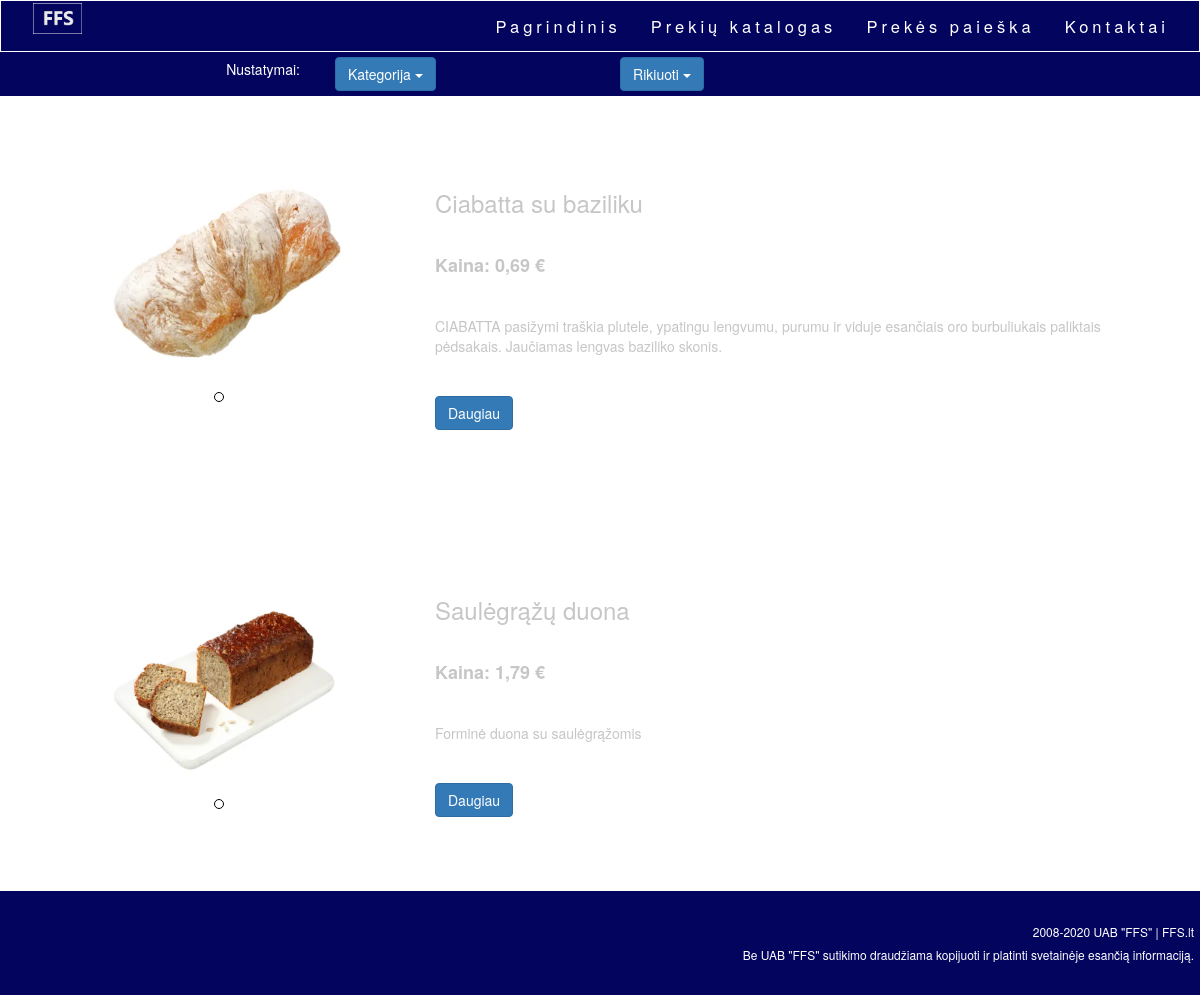
The app's page /kategorijos.php?kategorija=2 with its own data.
### tables this page shows
CREATE TABLE `produktas` (
  `Product_ID` int(11) NOT NULL,
  `Product_Price` char(20) NOT NULL,
  `Product_Name` varchar(45) NOT NULL,
  `Product_Desc` varchar(250) NOT NULL,
  `Product_Rating` int(5) NOT NULL,
  `Product_Photo` varchar(128) NOT NULL,
  `Shop_Name` varchar(20) NOT NULL,
  `Shop_Place` varchar(150) NOT NULL,
  `cat_ID` int(11) NOT NULL
);

### kategorijos.php (the view, shortened to what this page needs)
<?php
    include 'db.php';
?>
<!DOCTYPE html>
<html lang="en" xmlns="http://www.w3.org/1999/xhtml">
<head>
    <link rel="stylesheet" href="puslapio_css.css">
</head>
<body>
    <nav class="navbar">
        <div class="container-fluid">
            <div class="col-lg-2">
                <div class="navbar-header">
                    <a href ="index.php">
                    <img class="logo_pagrindinis" src="psi_darbo_logo.png" />
                    </a>
                </div>
            </div>
            <div class="col-lg-10 topnav">
                <ul class="nav navbar-nav navbar-right">
                    <li><a href="index.php">Pagrindinis</a></li>
                    <li><a href="prekiu_katalogas.php">Prekių katalogas</a></li>
                    <li><a href="prekes_paieska.php">Prekės paieška</a></li>
                    <li><a href="kontaktai.php">Kontaktai</a></li>
                </ul>
            </div>
        </div>
    </nav>
    <div class="container-fluid nustatymai">
        <div class="container container-center">
            <div class="col-lg-3 text-right">
                <h5>Nustatymai:</h5>
            </div>
            <div class="col-lg-3">
                <div class="dropdown">
                    <button class="btn btn-primary dropdown-toggle" type="button" data-toggle="dropdown">
                        Kategorija
                        <span class="caret"></span>
                    </button>
                </div>
            </div>
            <div class="col-lg-3">
                <div class="dropdown">
                    <button class="btn btn-primary dropdown-toggle" type="button" data-toggle="dropdown">
                        Rikiuoti
                        <span class="caret"></span>
                    </button>
                </div>
            </div>
        </div>
    </div>
    <div class="container">
    <?php
        $title = mysqli_real_escape_string($conn, $_GET['kategorija']);
        $sql = "SELECT * FROM produktas WHERE cat_ID = '$title'";
        $result = mysqli_query($conn, $sql);
        $queryResult = mysqli_num_rows($result);
        if($queryResult > 0){
            while($row = mysqli_fetch_assoc($result)){
                    echo "<div class='row'>
                    <div class='col-lg-4 text-center'>
                        <img style='height:200px; widht:200px;' class='kategorijos' src=productPhoto/".$row['Product_Photo']." />
                        <div class='dot_all'>
                            <span class='dot'></span>
                        </div>
                    </div>
                    <div class='col-lg-8 kategorijos_tekstas'>
                        <h3>".$row['Product_Name']."</h3>
                        <h4 style='padding: 2%; font-weight:bold;'>Kaina: ".$row['Product_Price']."</h4>
                        <p>
                           ".$row['Product_Desc']."
                        </p>
                        <a href='prekes_puslapis.php?productName=".$row['Product_Name']."'><button class='btn btn-primary dropdown-toggle' type='button'>
                            Daugiau
                        </button></a>
                    </div>
                </div>";
                }
            } else {
                echo 'Nėra rezultatų !';
            }
    ?>
    </div>
    <footer class="footer">
        <div id="contact" class="container">
            <div class="row">
                <h6>2008-2020 UAB "FFS" | FFS.lt</h6>
                <h6>Be UAB "FFS" sutikimo draudžiama kopijuoti ir platinti svetainėje esančią informaciją.</h6>
            </div>
        </div>
    </footer>
    <link rel="stylesheet" href="https://maxcdn.bootstrapcdn.com/bootstrap/3.4.1/css/bootstrap.min.css">
</body>
</html>

### puslapio_css.css (style rules this page uses)
.navbar { margin-bottom: 0px !important; letter-spacing: 4px; }
.navbar .container-fluid { background-color: #03045E; font-size: 11px !important; }
.navbar-header img { width: 30%; height: 20%; margin: 1%; }
.nav li a { color: white; font-size: 150%; }
.logo_pagrindinis { width: 400px; height: 300px; }
.nustatymai { background-color: #03045E; color: white; }
.kategorijos { margin: 20%; margin-bottom: 5%; }
.col-lg-4 img { margin: 20%; margin-bottom: 5%; height:200px; width:250px; }
.dot { height: 10px; width: 10px; background-color: white; border: solid black 1px; border-radius: 50%; display: inline-block; }
.dot_all { margin-left: 5%; }
.kategorijos_tekstas { padding: 5%; color: #C6C6C6; }
h3 { padding: 2%; color: #C6C6C6; }
p { padding: 2%; color: #C6C6C6; }
button.btn { margin: 2%; }
.footer { background-color: #03045E; color: white; text-align: right; padding: 2%; }
.topnav { overflow: hidden; }
.topnav a { float: left; display: block; color: black; text-align: center; padding: 14px 16px; text-decoration: none; font-size: 17px; }

### records on screen
produktas: Product_Photo (picture), Product_Name "Ciabatta su baziliku", Product_Price "0,69 €", Product_Desc "CIABATTA pasižymi traškia plutele, ypatingu lengvumu, purumu ir viduje esančiais oro burbuliukais paliktais pėdsakais. Jaučiamas lengvas baziliko skonis."
produktas: Product_Photo (picture), Product_Name "Saulėgrąžų duona", Product_Price "1,79 €", Product_Desc "Forminė duona su saulėgrąžomis"
